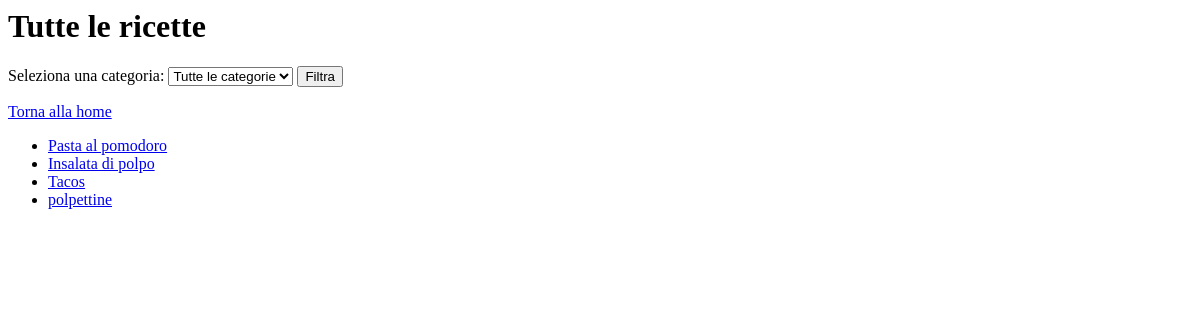
The app's page /lista_ricette/, older data.
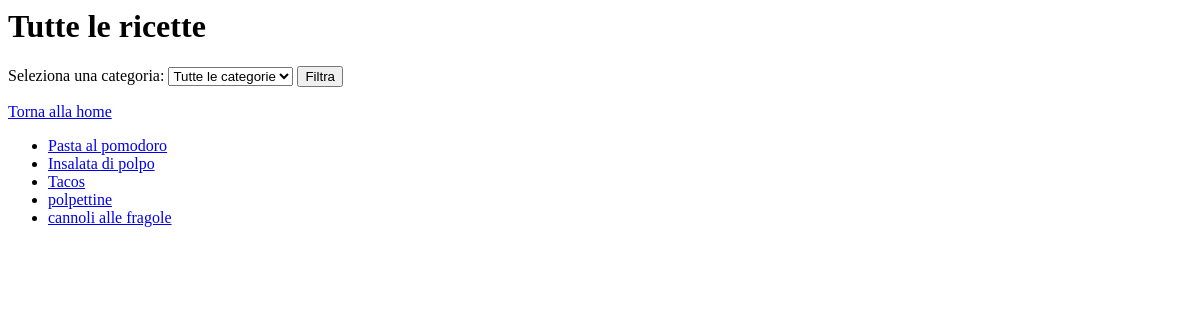
The same page, newer data.
### ricette/models.py (models this page shows)
class Ricette(models.Model):
    id = models.IntegerField(primary_key=True, auto_created=True)
    nome = models.CharField(max_length=30)
    ingredienti = models.CharField(max_length=30)
    procedimento = models.CharField(max_length=30)
    tempo = models.CharField(max_length=30)
    difficolta = models.CharField(max_length=30)
    categoria = models.ForeignKey('Categoria', on_delete=models.CASCADE, null=True)

### ricette/views.py (the view)
# urls.py: path("lista_ricette/", views.lista_ricette, name="lista_ricette"),
def lista_ricette(request):
    ricette = Ricette.objects.all()
    categoria=request.GET.get('categoria')
    if categoria:
        ricette=ricette.filter(categoria__nome=categoria)
    contesto = {'ricette': ricette,
                'categorie': Categoria.objects.all(),
                'categoria_selezionata': categoria if categoria else 'Tutte le ricette'}
    return render(request, 'ricette/lista_ricette.html', contesto)

### ricette/templates/ricette/lista_ricette.html (shortened to what this page needs)
<h1>{{ categoria_selezionata }}</h1>
<form method="GET" action="{% url 'lista_ricette' %}">
  <label for="categoria">Seleziona una categoria:</label>
  <select name="categoria" id="categoria">
    <option value="">Tutte le categorie</option>
  </select>
  <button type="submit">Filtra</button>
</form>
<a href="{% url 'home' %}">Torna alla home</a>
{% if ricette %}
  <ul>
    {% for ricetta in ricette %}
      <li>
          <a href="{% url 'ricette' ricetta.id %}">{{ ricetta.nome }}</a>
      </li>
    {% endfor %}
  </ul>
{% else %}
  <p>Nessuna ricetta trovata.</p>
{% endif %}

Row changes from the older to the newer data that the page shows:
added Ricette: nome "cannoli alle fragole"
